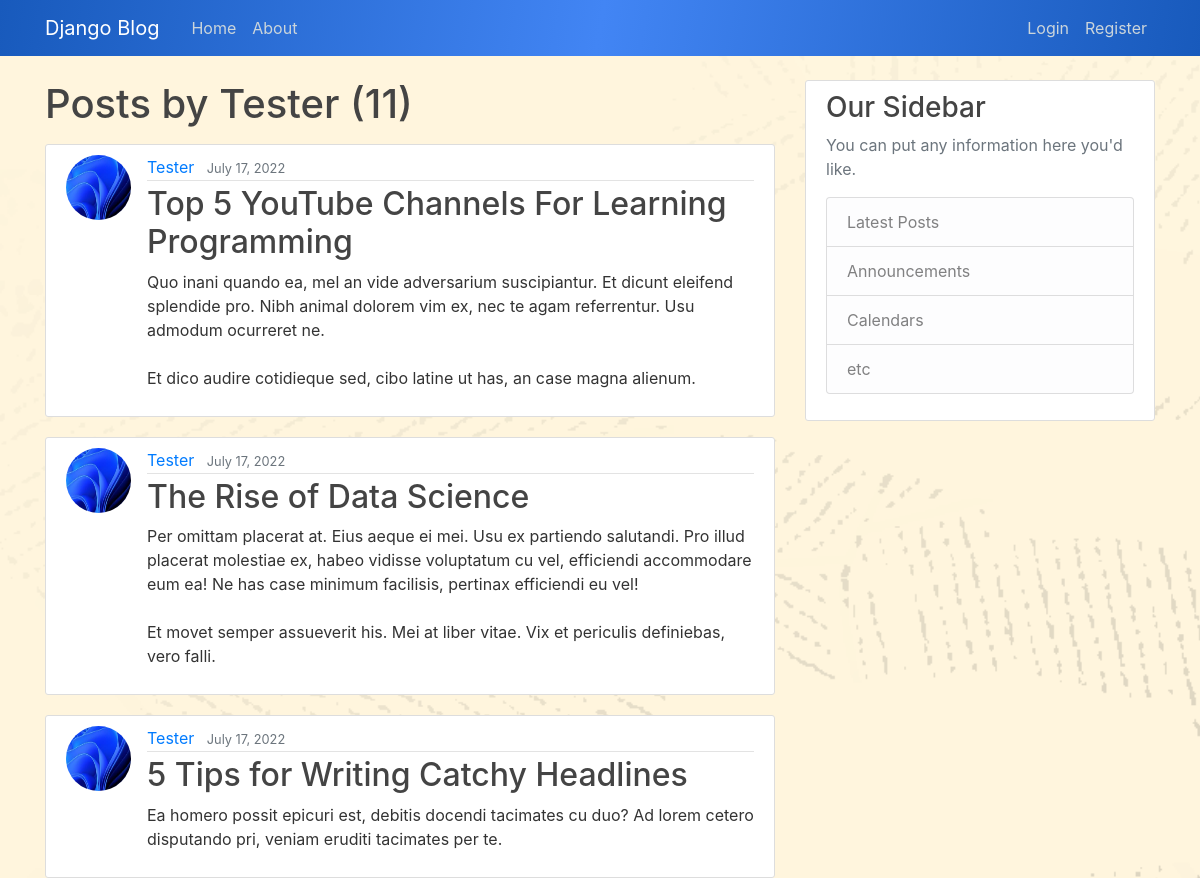
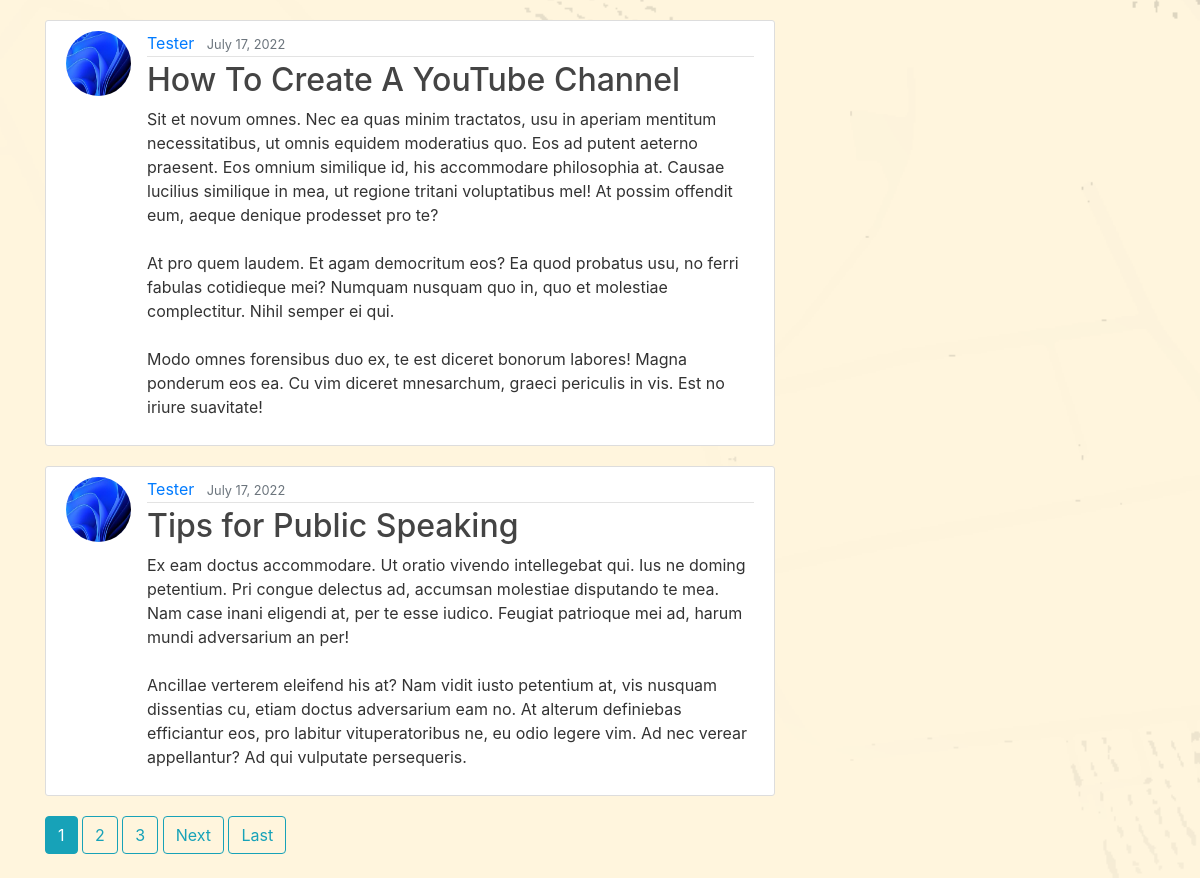
The app's page /user/Tester/ with its own data (2 pictures, top to bottom).
### blog/models.py (models this page shows, shortened)
class Post(models.Model):
    title = models.CharField(max_length=100)
    content = models.TextField()
    date_posted = models.DateTimeField(default=timezone.now)
    author = models.ForeignKey(User, on_delete=models.CASCADE)

### users/models.py (models this page shows, shortened)
class Profile(models.Model):
    user = models.OneToOneField(User, on_delete=models.CASCADE)
    image = models.ImageField(default='default.jpg',upload_to='profile_pics')

### blog/views.py (the view)
# urls.py: path('user/<str:username>/', UserPostListView.as_view(),name='user-posts'),
class UserPostListView(ListView):
    model = Post
    template_name = 'blog/user_posts.html' # app/model_viewtype.html
    context_object_name = 'posts'
    paginate_by = 5
    def get_queryset(self):
        user = get_object_or_404(User, username=self.kwargs.get('username'))
        return Post.objects.filter(author=user).order_by('-date_posted')

### blog/templates/blog/user_posts.html (shortened to what this page needs)
{% extends "blog/base.html" %}
{% block content %}
    <h1 class="mb-3">Posts by {{ view.kwargs.username }} ({{ page_obj.paginator.count }})</h1>
    {% for post in posts %}
        <article class="media content-section">
            <img class="rounded-circle article-img" src="{{ post.author.profile.image.url }}">
            <div class="media-body">
                <div class="article-metadata">
                    <a class="mr-2" href="{% url 'user-posts' post.author.username %}">{{ post.author }}</a>
                    <small class="text-muted">{{ post.date_posted|date:"F d, Y" }}</small>
                </div>
                <h2><a class="article-title" href="{% url 'post-detail' post.id %}">{{ post.title }}</a></h2>
                <p class="article-content">{{ post.content }}</p>
            </div>
        </article>
    {% endfor %}
    {% if is_paginated %}
        {% for num in page_obj.paginator.page_range %}
            {% if page_obj.number == num %}
                <a class="btn btn-info mb-4" href="?page={{ num }}">{{ num }}</a>
            {% elif num > page_obj.number|add:'-3' and num < page_obj.number|add:'3' %}
                <a class="btn btn-outline-info mb-4" href="?page={{ num }}">{{ num }}</a>
            {% endif %}
        {% endfor %}
        {% if page_obj.has_next %}
            <a class="btn btn-outline-info mb-4" href="?page={{ page_obj.next_page_number }}">Next</a>
            <a class="btn btn-outline-info mb-4" href="?page={{ page_obj.paginator.num_pages }}">Last</a>
        {% endif %}
    {% endif %}
{% endblock content%}

### blog/static/blog/main.css (style rules this page uses)
body { background-image: url('download.png'); background-size: cover; color: #333333; margin-top: 5rem; }
h1, h2, h3, h4, h5, h6 { color: #444444; }
.content-section { background: #ffffff; padding: 10px 20px; border: 1px solid #dddddd; border-radius: 3px; margin-bottom: 20px; }
.article-title { color: #444444; }
.article-content { white-space: pre-line; }
.article-img { height: 65px; width: 65px; margin-right: 16px; }
.article-metadata { padding-bottom: 1px; margin-bottom: 4px; border-bottom: 1px solid #e3e3e3 }

### records on screen
Post: author.profile.image (placeholder picture), author "Tester", date_posted "July 17, 2022", title "Top 5 YouTube Channels For Learning Programming", content "Quo inani quando ea, mel an vide adversarium suscipiantur. Et dicunt eleifend splendide pro. Nibh animal dolorem vim ex, nec te agam referrentur. Usu admodum ocurreret ne. Et dico audire cotidieque sed, cibo latine ut has, an case magna alienum."
Post: author.profile.image (placeholder picture), author "Tester", date_posted "July 17, 2022", title "The Rise of Data Science", content "Per omittam placerat at. Eius aeque ei mei. Usu ex partiendo salutandi. Pro illud placerat molestiae ex, habeo vidisse voluptatum cu vel, efficiendi accommodare eum ea! Ne has case minimum facilisis, pertinax efficiendi eu vel! Et movet semper assueverit his. Mei at liber vitae. Vix et periculis definiebas, vero falli."
Post: author.profile.image (placeholder picture), author "Tester", date_posted "July 17, 2022", title "5 Tips for Writing Catchy Headlines", content "Ea homero possit epicuri est, debitis docendi tacimates cu duo? Ad lorem cetero disputando pri, veniam eruditi tacimates per te."
Post: author.profile.image (placeholder picture), author "Tester", date_posted "July 17, 2022", title "How To Create A YouTube Channel", content "Sit et novum omnes. Nec ea quas minim tractatos, usu in aperiam mentitum necessitatibus, ut omnis equidem moderatius quo. Eos ad putent aeterno praesent. Eos omnium similique id, his accommodare philosophia at. Causae lucilius similique in mea, ut regione tritani voluptatibus mel! At possim offendit eum, aeque denique prodesset pro te? At pro quem laudem. Et agam democritum eos? Ea quod probatus usu, no ferri fabulas cotidieque mei? Numquam nusquam quo in, quo et molestiae complectitur. Nihil semper ei qui. Modo omnes forensibus duo ex, te est diceret bonorum labores! Magna ponderum eos ea. Cu vim diceret mnesarchum, graeci periculis in vis. Est no iriure suavitate!"
Post: author.profile.image (placeholder picture), author "Tester", date_posted "July 17, 2022", title "Tips for Public Speaking", content "Ex eam doctus accommodare. Ut oratio vivendo intellegebat qui. Ius ne doming petentium. Pri congue delectus ad, accumsan molestiae disputando te mea. Nam case inani eligendi at, per te esse iudico. Feugiat patrioque mei ad, harum mundi adversarium an per! Ancillae verterem eleifend his at? Nam vidit iusto petentium at, vis nusquam dissentias cu, etiam doctus adversarium eam no. At alterum definiebas efficiantur eos, pro labitur vituperatoribus ne, eu odio legere vim. Ad nec verear appellantur? Ad qui vulputate persequeris."

### other values on screen
{{ view.kwargs.username }} "Tester"
{{ page_obj.paginator.count }} "11"
{{ num }} "1"
{{ num }} "2" "3"
